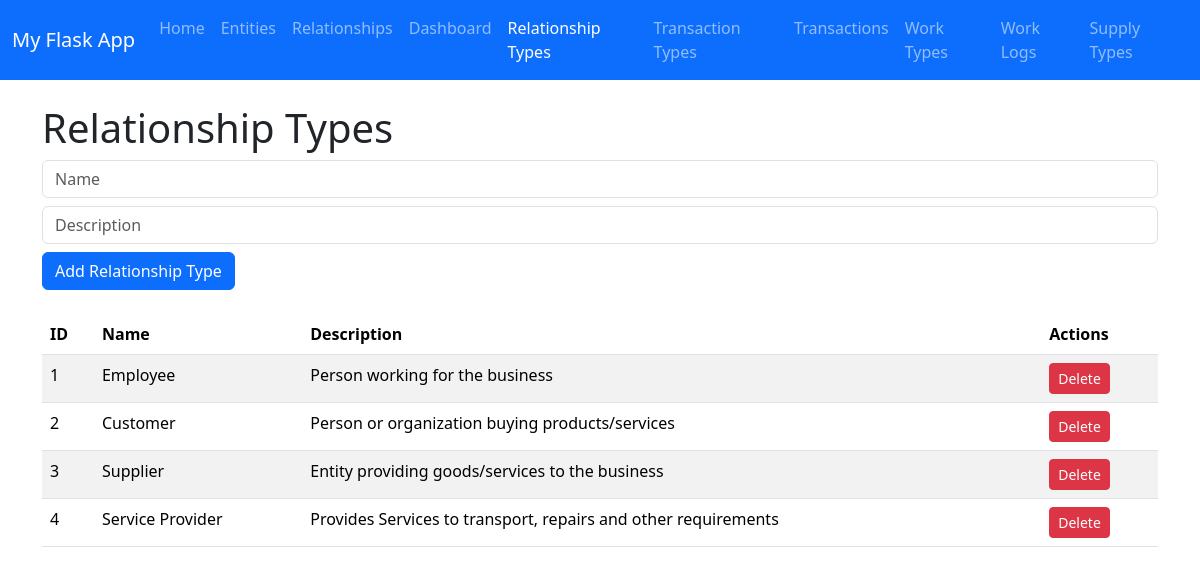
The page /relationship_types on the database as committed earlier.
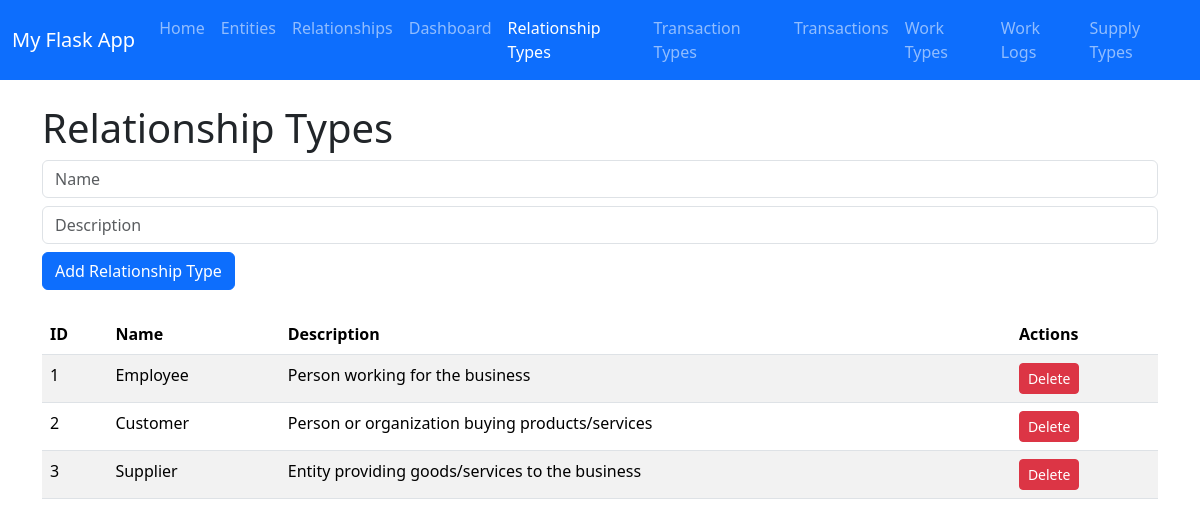
The same page on the database as committed later.
### app.py (models this page shows, shortened)
class RelationshipType(db.Model):
    __tablename__ = "relationship_type"
    id = db.Column(db.Integer, primary_key=True)  # Unique ID
    name = db.Column(db.String(100), nullable=False, unique=True)
    description = db.Column(db.String(250), nullable=True)

### app.py (the view)
@app.route("/relationship_types")
def relationship_types():
    all_types = RelationshipType.query.all()
    return render_template("relationship_types.html", title="Relationship Types", types=all_types)

### templates/relationship_types.html (shortened to what this page needs)
{% extends "base.html" %}
{% block content %}
<h1>Relationship Types</h1>
<form method="POST" action="{{ url_for('add_relationship_type') }}" class="mb-4">
    <div class="mb-2">
        <input type="text" name="name" placeholder="Name" class="form-control" required>
    </div>
    <div class="mb-2">
        <input type="text" name="description" placeholder="Description" class="form-control">
    </div>
    <button type="submit" class="btn btn-primary">Add Relationship Type</button>
</form>
<table class="table table-striped">
    <thead>
        <tr>
            <th>ID</th>
            <th>Name</th>
            <th>Description</th>
            <th>Actions</th>
        </tr>
    </thead>
    <tbody>
        {% for t in types %}
        <tr>
            <td>{{ t.id }}</td>
            <td>{{ t.name }}</td>
            <td>{{ t.description }}</td>
            <td>
                <button class="btn btn-danger btn-sm delete-btn" data-id="{{ t.id }}">Delete</button>
            </td>
        </tr>
        {% endfor %}
    </tbody>
</table>
{% endblock %}

Rows that differ between the two databases and show on the page:
removed RelationshipType: id "4", name "Service Provider", description "Provides Services to transport, repairs and other requirements"
